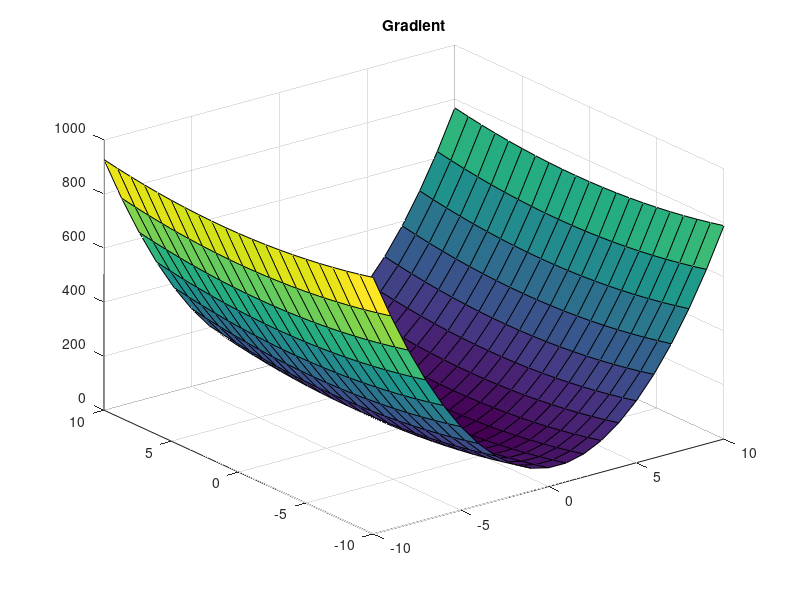

Write the MATLAB code that produced this figure. (Note: this script raises an error after producing the figure.)
%% Gradient Descent

% Starting point
x1 = -0.8;
x2 = -2.2;
x = [x1, x2];
[x3D,y3D] = meshgrid(-10:1:10);
% Maximum number of allowed iterations
maxiter = 1000;
% Step size
alpha = 0.0039;
%alpha = logspace(-3,1,1000);
% Initialize gradient norm, iteration counter
dist = inf; 
IterGD = 1;
% Define the objective function:
a = 0.5;
b = 8;
c = 0.55;
d = 2;
x0 = [0.5,1];
f = @(x1,x2) a*atan(d*x1^2+x2^2)+b*(x1-x0(1))^2+c*(x2-x0(2))^2;
f3D = a*atan(d*x3D.^2+y3D.^2)+b*(x3D-x0(1)).^2+c*(y3D-x0(2)).^2;
% Plot objective function contours for visualization:
% figure(1)
% clf
%fcontour(f,'Fill', 'On') 
surf(x3D,y3D,f3D)
hold on
title('Gradient')
% axis([-1 1 -1 1])
% Convergence parameters
epsilon1 = 1e-3;
epsilon2 = 1e-6;
epsilon = epsilon1;

% Gradient descent algorithm:

while dist>=epsilon && IterGD <= maxiter
    % Calculate gradient:
    g = gradient2(x);
    % Take step:
    %xnew = x - alpha(IterGD)*g;
    xnew = x - alpha*g;
    dist = norm(f(x(1),x(2)) - f(xnew(1),xnew(2)));
    % Plot current point
    plot3([x(1) xnew(1)],[x(2) xnew(2)],[f(x(1),x(2)),f(xnew(1),xnew(2))],'r+-')
    refresh
    % Update termination metrics
    IterGD = IterGD + 1;
    x = xnew;
end

% Outputs
xopt = x;
fopt = f(xopt(1), xopt(2));
IterGD = IterGD - 1;

fprintf('Number of Iterations for Convergence: %d\n\n', IterGD);
fprintf('Point of Minima: [%d,%d]\n\n', xopt);

%% Newton Method

% Maximum number of allowed iterations
maxiter = 100000;
% Starting point
x1 = -10.8;
x2 = -12.2;
% Step size
alpha = 0.0005;
% Initialize gradient norm, iteration counter
dist = inf; 
% Define the objective function:
a = 0.5;
b = 8;
c = 0.55;
d = 2;
x0 = [0.5,1];
f = @(x1,x2) a*atan(d*x1.^2+x2.^2)+b*(x1-x0(1)).^2+c*(x2-x0(2)).^2;
f3D = a*atan(d*x3D.^2+y3D.^2)+b*(x3D-x0(1)).^2+c*(y3D-x0(2)).^2;
% Convergence parameters
epsilon1 = 1e-3;
epsilon2 = 1e-6;
% Initialize counter, gradient, hessian
i = 1;
g = gradient2([x1(1), x2(1)]);
H = Hessian([x1(1), x2(1)]);
S = inv(H);

% Newton algorithm

while dist >= epsilon1 && i <= maxiter
    x1(i+1) = x1(i)-alpha*S(1,:)*g';
    x2(i+1) = x2(i)-alpha*S(2,:)*g';
    i = i+1;
    g = gradient([x1(i), x2(i)]);
    H = Hessian([x1(i), x2(i)]);
    S = inv(H); % New Search Direction
    if i > 2
        dist = norm(f(x1(i), x2(i)) - f(x1(i-1), x2(i-1)));
    end
end

% Plots
surf(x3D,y3D,f3D)
hold on;
plot3(x1, x2, f(x1,x2), 'r+-');
grid on;
title('Newton')
% Output
IterNM = i;
fprintf('Number of Iterations for Convergence: %d\n\n', IterNM);
fprintf('Point of Minima: [%d,%d]\n\n', x1(i), x2(i));

